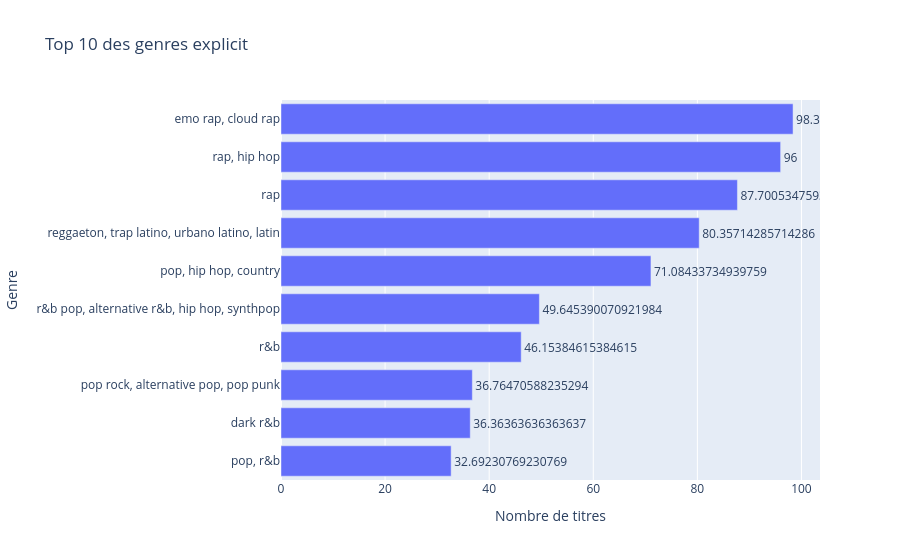

Notebook source saved alongside this figure:
### Markdown cell above
### Graphique 2 : Top 10 des genres explicit (bar chart)

### Code cell
fig = px.bar(
    x=top_10.values,
    y=top_10.index,
    orientation="h",
    title="Top 10 des genres explicit",
    labels={
        "x": "Nombre de titres",
        "y": "Genre"},
    text=top_10.values)

fig.update_layout(
    yaxis={"categoryorder": "total ascending"})
fig.update_traces(textposition="outside")
fig.show()

### Figure 1 — Plotly figure (JSON) as saved in the notebook; plotly's stock layout.template omitted (floating-point values rounded to 4 significant figures)
{"data": [{"hovertemplate": "Nombre de titres=%{x}<br>Genre=%{y}<br>text=%{text}<extra></extra>", "legendgroup": "", "marker": {"color": "#636efa", "pattern": {"shape": ""}}, "name": "", "orientation": "h", "showlegend": false, "text": [98.39, 96.0, 87.7, 80.36, 71.08, 49.65, 46.15, 36.76, 36.36, 32.69], "textposition": "outside", "type": "bar", "x": [98.39, 96.0, 87.7, 80.36, 71.08, 49.65, 46.15, 36.76, 36.36, 32.69], "xaxis": "x", "y": ["emo rap, cloud rap", "rap, hip hop", "rap", "reggaeton, trap latino, urbano latino, latin", "pop, hip hop, country", "r&b pop, alternative r&b, hip hop, synthpop", "r&b", "pop rock, alternative pop, pop punk", "dark r&b", "pop, r&b"], "yaxis": "y"}], "layout": {"barmode": "relative", "legend": {"tracegroupgap": 0}, "title": {"text": "Top 10 des genres explicit"}, "xaxis": {"anchor": "y", "domain": [0, 1], "title": {"text": "Nombre de titres"}}, "yaxis": {"anchor": "x", "categoryorder": "total ascending", "domain": [0, 1], "title": {"text": "Genre"}}}}
